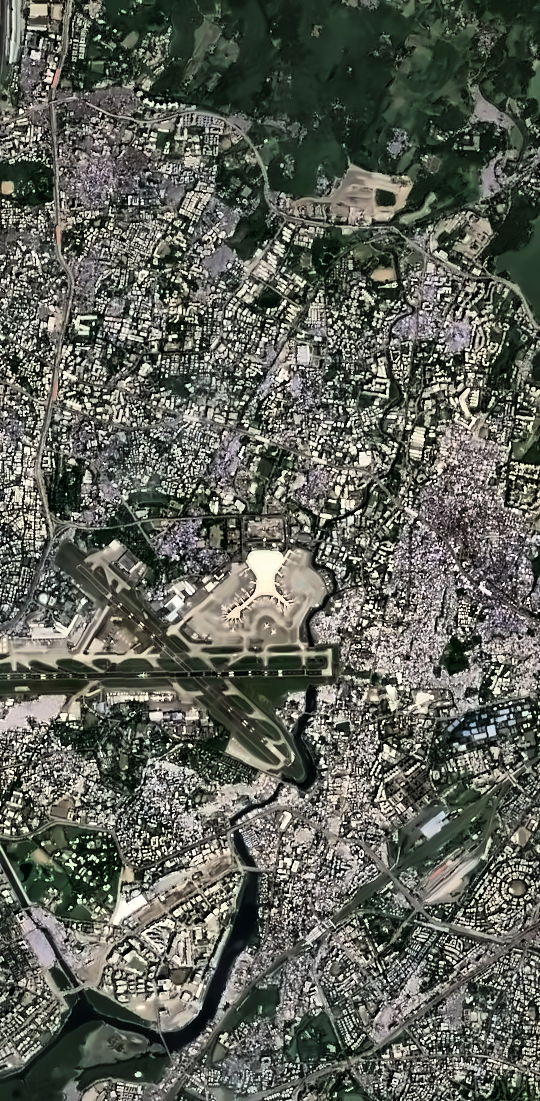
#> input picture data/raw/t0.png, 540 x 1101 px, found by its file name
$ python gee_enhanced_analysis.py
#> lines starting #> are read from the running program, lines starting #| are printed output that depends on the picture; after the words box and inside, x2 and y2 are one past the last pixel; in counts of white or black regions, pixels touching at a corner belong together
#> in main, img_t0 is the input picture: shape (1101, 540, 3); mean B, G, R 88.3, 97.3, 94.3
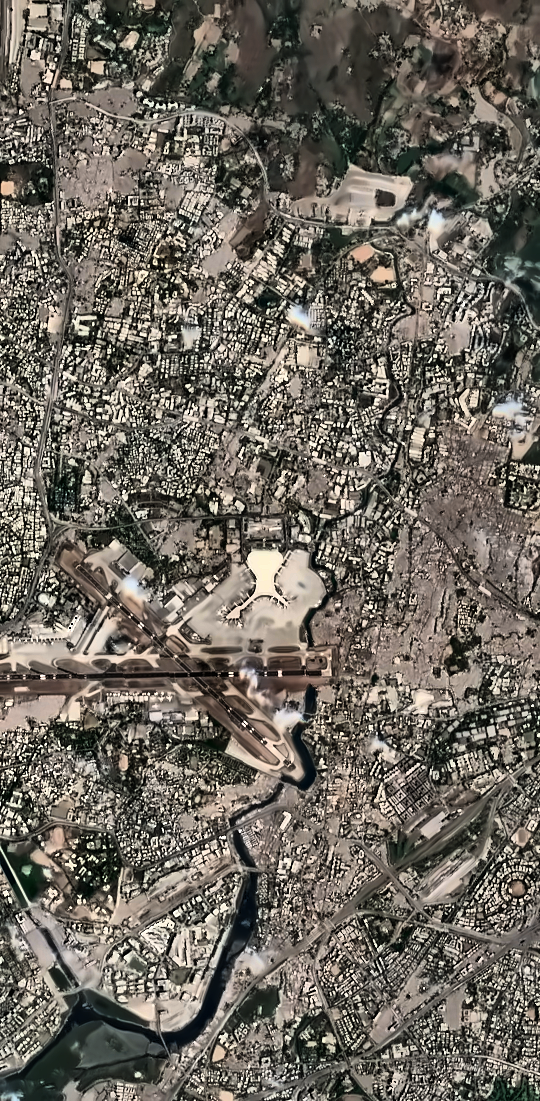
#> input picture data/raw/t1.png, 540 x 1101 px, found by its file name
#> in main, img_t1 is the input picture: shape (1101, 540, 3); mean B, G, R 94.6, 103.5, 109
### scripts/run_pipeline.py
# ml/scripts/run_pipeline.py
"""
End-to-end change detection pipeline with GEE Building Validation:
AOI + Time Range → Satellite Images → Image Enhancement → Model Inference → GEE Validation → Classification → Report
✅ Added image enhancement
✅ Added actual dates to visualization
✅ Fixed UTF-8 encoding for report
✅ Added image validation
✅ Added Natural vs Man-made Classification
✅ ADDED: GEE Building Validation (100x better data)
"""

import sys
import os
from pathlib import Path
import numpy as np
from PIL import Image
import cv2
from dotenv import load_dotenv

# Add ml/ to path
sys.path.append(str(Path(__file__).parent.parent))
# Add scripts directory to path
sys.path.insert(0, str(Path(__file__).parent))


# [53 lines left out: function enhance_image, not called in this run]


def preprocess_image(img):
    """Normalize image to 0-1 range"""
    if img.max() > 1.0:
        return img.astype(np.float32) / 255.0
    return img.astype(np.float32)


def run_inference(t0, t1):
    """Run change detection inference"""
    # Convert to uint8 for OpenCV
    img1 = (t0 * 255).astype(np.uint8) if t0.max() <= 1.0 else t0.astype(np.uint8)
    img2 = (t1 * 255).astype(np.uint8) if t1.max() <= 1.0 else t1.astype(np.uint8)

    # Ensure same size
    if img1.shape != img2.shape:
        h = min(img1.shape[0], img2.shape[0])
        w = min(img1.shape[1], img2.shape[1])
        img1 = img1[:h, :w]
        img2 = img2[:h, :w]

    # Convert to grayscale
    if len(img1.shape) == 3:
        gray1 = cv2.cvtColor(img1, cv2.COLOR_BGR2GRAY)
        gray2 = cv2.cvtColor(img2, cv2.COLOR_BGR2GRAY)
    else:
        gray1 = img1
        gray2 = img2

    # Compute absolute difference
    diff = cv2.absdiff(gray1, gray2)
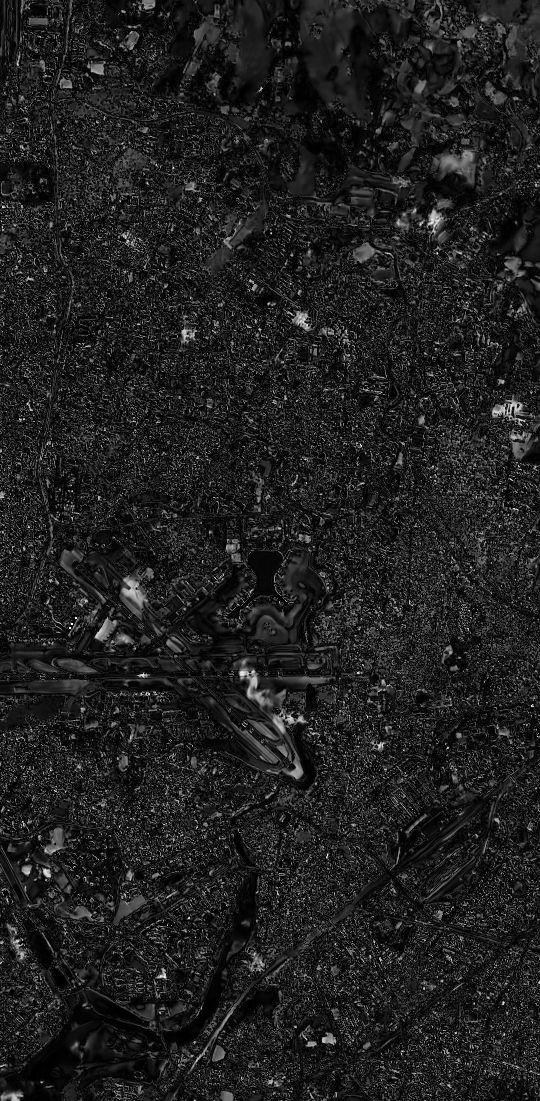
#> diff: shape (1101, 540); min 0, max 254, mean 32

    # Threshold
    _, binary = cv2.threshold(diff, 30, 255, cv2.THRESH_BINARY)
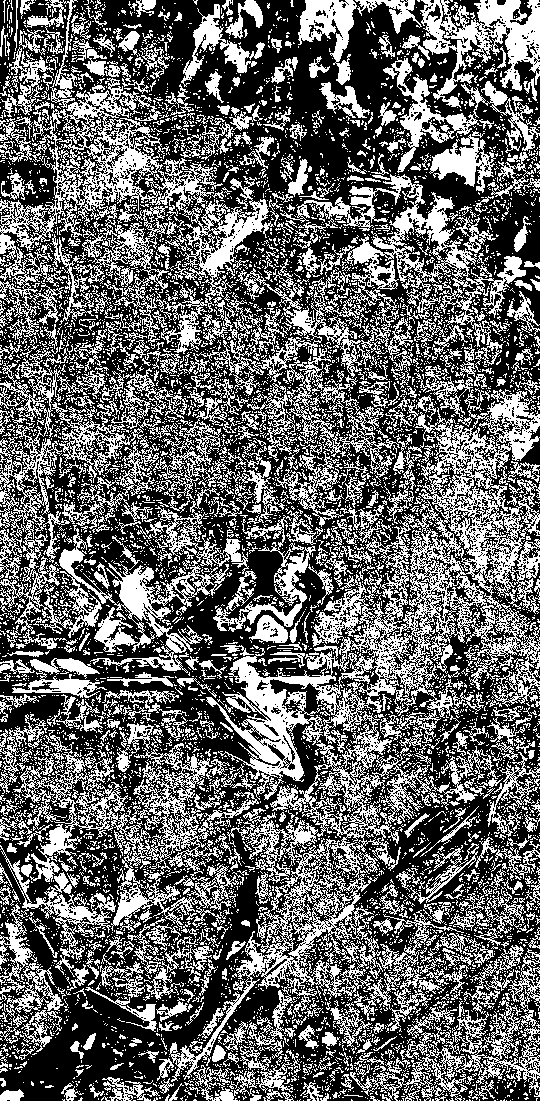
#> binary: shape (1101, 540); 40.1% white in thin lines or dots

    # Morphological operations to clean up
    kernel = np.ones((3, 3), np.uint8)
    binary = cv2.morphologyEx(binary, cv2.MORPH_OPEN, kernel)
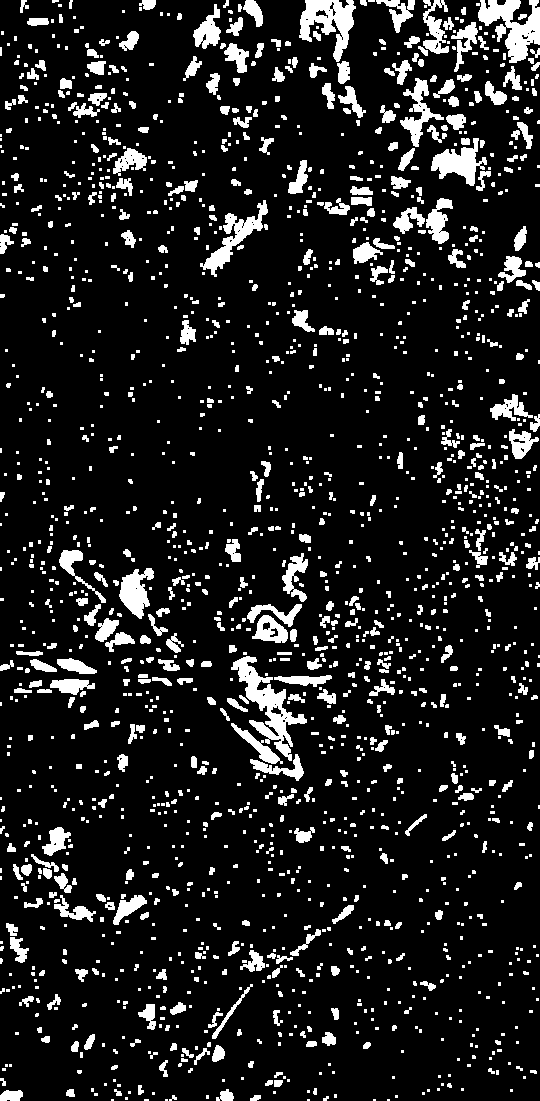
#> binary: shape (1101, 540); 11.9% white; 1833 white regions (1209 under 20 px), largest, box (x1, y1, x2, y2) and area: (231, 656, 307, 761) 2310, (478, 0, 540, 63) 2039, (299, 0, 356, 62) 1730
    binary = cv2.morphologyEx(binary, cv2.MORPH_CLOSE, kernel)
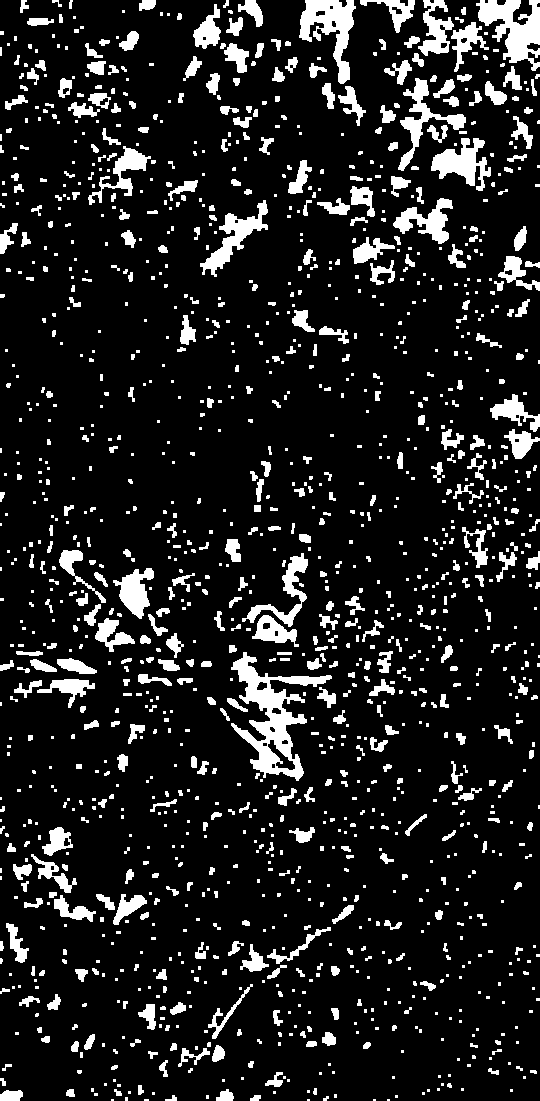
#> binary: shape (1101, 540); 12.5% white; 1429 white regions (856 under 20 px), largest, box (x1, y1, x2, y2) and area: (231, 652, 332, 781) 4123, (476, 0, 540, 71) 2377, (299, 0, 356, 84) 2108

    return (binary > 0).astype(np.uint8)


# [549 lines left out: functions validate_with_gee_buildings, classify_encroachment, save_classification, save_visualization, main, not called in this run]


# [2 lines that do not run on import are left out]

### scripts/gee_enhanced_analysis.py
"""
GEE-Enhanced Change Analysis - FIXED VERSION
✅ Fixed JSON serialization
✅ Fixed image blur with higher resolution
✅ Better zoom visualization
"""

import ee
import cv2
import numpy as np
import matplotlib.pyplot as plt
import matplotlib.patches as patches
from pathlib import Path
import json
from datetime import datetime


class GEEEnhancedAnalyzer:
    """Analyze detected changes using GEE historical imagery and building data"""

    def __init__(self, project_id='your project id'):
        """Initialize with GEE authentication"""
#> called with project_id = 'urbaneye-476904'
        try:
            ee.Initialize(project=project_id)
#> (this line was passed over: ee is not available in this run)
            print(f"✅ GEE initialized (Project: {project_id})")
        except Exception as e:
            print(f"❌ GEE initialization failed: {e}")
            raise

        self.buildings_dataset = ee.FeatureCollection(
            'GOOGLE/Research/open-buildings/v3/polygons'
        )

        # For temporal building data (2016-2023)
        self.buildings_temporal = ee.ImageCollection(
            'GOOGLE/Research/open-buildings-temporal/v1'
        )

    # [427 lines left out: functions _convert_to_json_serializable, analyze_change_regions, _find_change_regions, _get_region_bounds, _analyze_region_with_gee, _get_buildings_at_date and 6 more, not called in this run]


def main():
    """Generate GEE-enhanced analysis"""

    print("\n" + "="*70)
    print("🚀 GEE-ENHANCED ENCROACHMENT ANALYSIS")
    print("="*70)

    # Load necessary data
    raw_dir = Path("data/raw")
    t0_path = raw_dir / "t0.png"
    t1_path = raw_dir / "t1.png"

    if not t0_path.exists():
        print("\n❌ Run pipeline first!")
        return

    # Load change mask
    print("\n📊 Loading change detection results...")
    from run_pipeline import preprocess_image, run_inference

    img_t0 = cv2.imread(str(t0_path))
    img_t1 = cv2.imread(str(t1_path))

    t0_norm = preprocess_image(img_t0)
    t1_norm = preprocess_image(img_t1)

    change_mask = run_inference(t0_norm, t1_norm)

    # AOI bounds and dates
    aoi_bounds = [72.86, 19.05, 72.88, 19.08]
    start_date = "2022-01-01"
    end_date = "2024-01-01"

    # Create analyzer
    analyzer = GEEEnhancedAnalyzer(project_id='urbaneye-476904')

    # Generate detailed visualization
    output_path, analysis = analyzer.create_detailed_visualization(
        change_mask, str(t0_path), str(t1_path),
        aoi_bounds, start_date, end_date
    )

    # Print summary
    print("\n" + "="*70)
    print("📊 ANALYSIS SUMMARY")
    print("="*70)

    for region in analysis['analyzed_regions']:
        print(f"\n📍 Region #{region['region_id']}:")
        print(f"   {region['description']}")
        print(f"   Buildings: {region['buildings']['before']} → {region['buildings']['after']}")
        print(f"   Type: {region['encroachment_type']}")

    print("\n" + "="*70)
    print("✅ COMPLETE!")
    print("="*70)
    print(f"\n📂 Files generated:")
    print(f"   - {output_path}")
    print(f"   - outputs/gee_enhanced_analysis.json")
    print("\n🎉 Ready for Thursday demo!")


if __name__ == "__main__":
    main()
#> (the call stopped at in __init__, `self.buildings_dataset = ee.FeatureCollection( 'GOOGLE/Research/open-b..`: ee is not available in this run)
